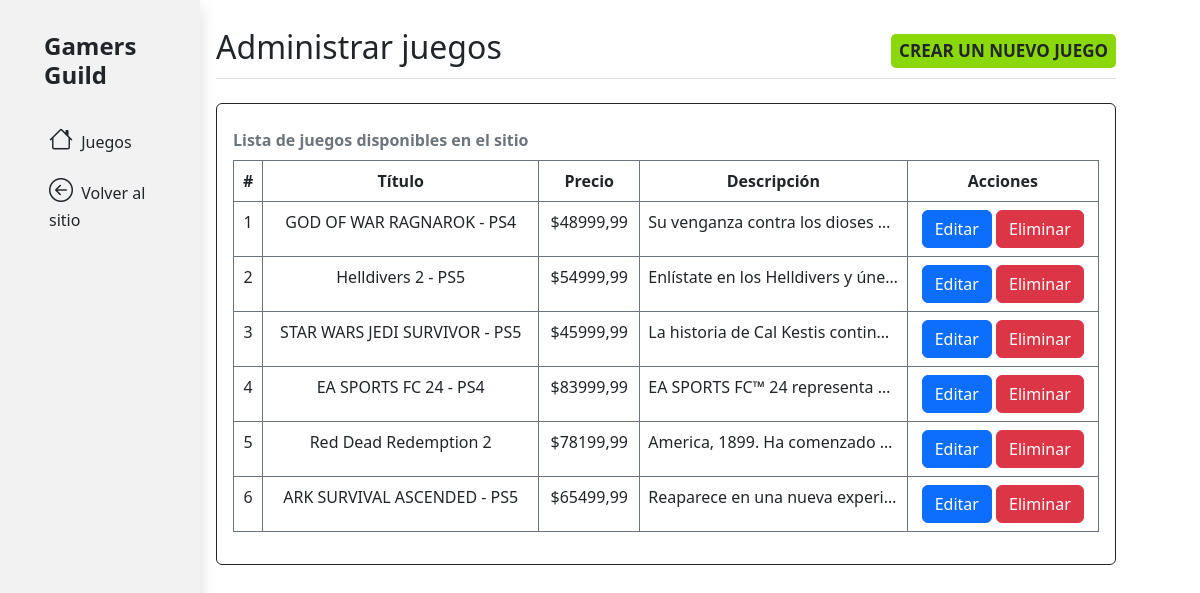
/administrador/tabla_juegos, run on an earlier commit of the app's database.
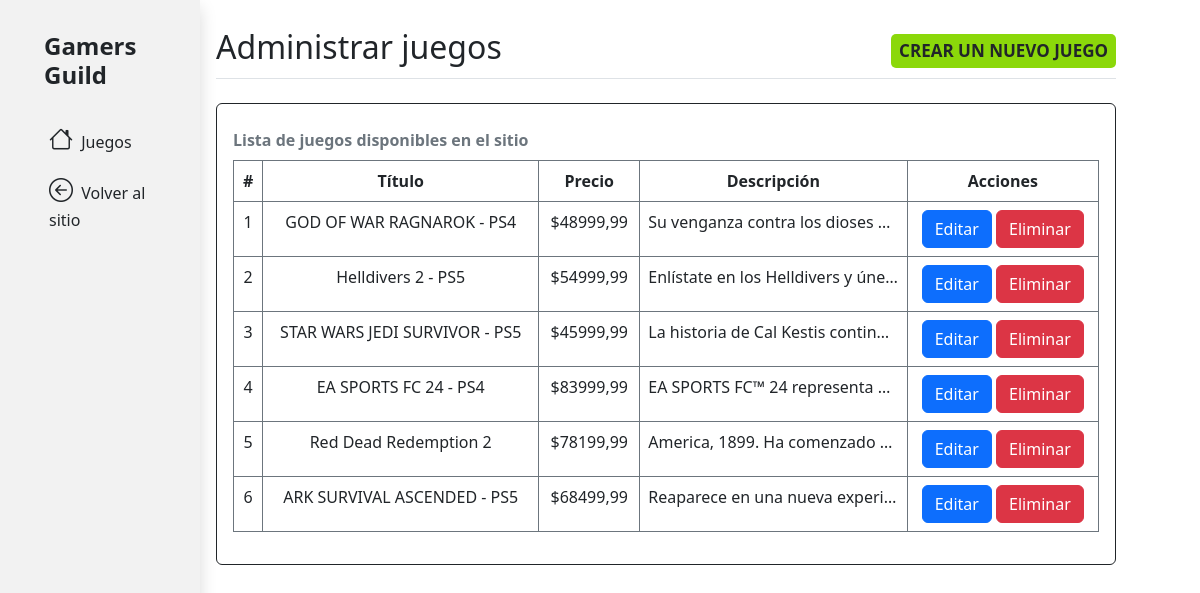
And on a later commit of the database.
### juegos/models.py (models this page shows, shortened)
class Juego(models.Model):
    titulo            = models.CharField(max_length=100, unique=True)
    descripcion       = models.TextField()
    fecha_lanzamiento = models.DateField(default=datetime.now)
    precio            = models.DecimalField(max_digits=10, decimal_places=2)
    imagen            = models.ImageField(upload_to='juegos/')
    plataformas       = models.ManyToManyField(Plataforma, verbose_name="plataformas", related_name="juegos")
    desarrolladoras   = models.ManyToManyField(Desarrolladora, related_name="juegos")
    generos           = models.ManyToManyField(Genero, related_name="juegos")
    editores          = models.ManyToManyField(Editor, related_name="juegos")
    class Meta:
        verbose_name = "Juego"
        verbose_name_plural = "Juegos"

### administrador/views.py (the view)
# urls.py: path("tabla_juegos", tabla_juegos, name="tabla_juegos"),
def tabla_juegos(req):
    query   = Juego.objects.all()
    context = {"juegos":query}
    return render(req, "administrador/tabla_juegos.html", context)

### administrador/templates/administrador/tabla_juegos.html (shortened to what this page needs)
{% extends 'core/admin.html' %}
{% block content %}
    <div class="d-flex justify-content-between align-items-center border-bottom mt-4 py-1">
        <h2>Administrar juegos</h2>
        <a href="{% url 'juegos:crear_juego' %} " class="btn-banner p-1 px-2 mt-0 text-dark"> Crear un nuevo juego</a>
    </div>
    <div class="table-responsive bg-white p-3 overflow-x-auto admin border border-dark rounded mt-4">
        <table class="table caption-top table-hover table-bordered border-secondary text-center">
            <caption class="fw-bold">Lista de juegos disponibles en el sitio</caption>
            <thead class="text-center">
                <th>#</th>
                <th>Título</th>
                <th>Precio</th>
                <th>Descripción</th>
                <th>Acciones</th>
            </thead>
            <tbody>
                {% for juego in juegos %}
                <tr>
                    <td>{{ juego.id }}</td>
                    <td>{{ juego.titulo }}</td>
                    <td>${{ juego.precio }}</td>
                    <td class="table-descripcion">{{ juego.descripcion }}</td>
                    <td>
                        <a href="{% url 'juegos:editar_juego' juego.id %}" class="btn btn-primary">Editar</a>
                        <a
                            href="#"
                            class="btn btn-danger"
                            data-bs-toggle="modal"
                            data-bs-target="#modal-juego-eliminar-{{ juego.id }}"
                        >
                            Eliminar
                        </a>
                    </td>
                </tr>
                {% endfor %}
            </tbody>
        </table>
    </div>
{% endblock content %}

### core/templates/core/admin.html (shortened to what this page needs)
{% load static %}
<!DOCTYPE html>
<html lang="es">
<head>
    <link rel="stylesheet" href="{% static 'core/css/bootstrap.css' %}">
    <link rel="stylesheet" href="{% static 'core/css/styles.css' %}">
    <link rel="stylesheet" href="https://cdn.jsdelivr.net/npm/bootstrap-icons@1.11.0/font/bootstrap-icons.css">
</head>
<body>
    <div class="d-flex flex-wrap">
        {% include 'core/components/admin-navbar.html' %}
        <main class="col-md-9 col-sm-auto col-auto mx-3">
            {% block content %}
            {% endblock content %}
        </main>
    </div>
</body>
</html>

### core/templates/core/components/admin-navbar.html
<div class="col-2 px-sm-2 px-0 bg-admin rounded-0 shadow">
    <div class="d-flex flex-column align-items-center align-items-sm-start px-3 pt-3 min-vh-100 sticky-top">
        <a href="{% url 'administrador:tabla_juegos' %}" class="d-flex align-items-center ms-3 pb-3 mb-md-0 me-md-auto text-decoration-none">
            <h1 class="fs-4 fw-bold d-none d-sm-inline mt-3 ps-1 text-dark">Gamers Guild</h1>
        </a>
        <ul class="nav nav-pills flex-column mb-sm-auto mb-0 align-items-center align-items-sm-start" id="menu">
            <li class="nav-item">
                <a href="{% url 'administrador:tabla_juegos' %}" class="nav-link align-middle px-0 text-dark">
                    <i class="fs-4 bi-house"></i> <span class="ms-1 d-none d-sm-inline"> Juegos</span>
                </a>
            </li>
            <li class="nav-item">
                <a href="/" class="nav-link px-0 align-middle text-dark">
                    <i class="fs-4 bi-arrow-left-circle"></i> <span class="ms-1 d-none d-sm-inline">Volver al sitio</span>
                </a>
            </li>
        </ul>
    </div>
</div>

### core/static/core/css/styles.css (style rules this page uses)
:root { --links-color: #2c3657; --links-focus: #79b317; --background-nav: #fff; --background-footer: #f2f2f2; --color-list-item: #473C41; }
* { margin: 0; padding: 0; box-sizing: border-box; }
body { display: flex; flex-direction: column; min-height: 100vh; }
main { flex: 1; }
a { text-decoration: none; }
h1 { color: var(--background-footer); }
.nav-link { color: #2c3657; font-size: 16px; padding: 7.5px 15px !important; margin-left: 10px; font-weight: 500; }
.btn-banner { background: #8bd80a; color: #272728; text-transform: uppercase; font-weight: 700; font-size: 17px; border-radius: 5px !important; margin-top: 15px; }
.bg-admin { background: #f2f2f2; }
.table-descripcion { white-space: nowrap; overflow: hidden; text-overflow: ellipsis; max-width: 250px; }

What changed in the data, as far as the page shows it:
changed Juego "ARK SURVIVAL ASCENDED - PS5": precio "65499,99" → "68499,99"
